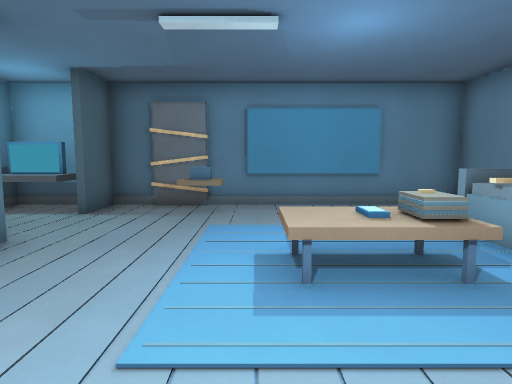
View 1 (above)

12 first-person views from a walk through a level from a Godot 3-D game. The camera is 1.3 m above the floor, tilts 6° down and sees 75° across. Doors that lead somewhere are drawn open, without their leaves. The floor is counted in squares, 1 m on a side. Each view is taken from the middle of a square. On the plan, view 1 faces up. The plan holds only what a view shows up to about 14 squares ahead; the rest is blank. The place goes on beyond the plan.

View 2
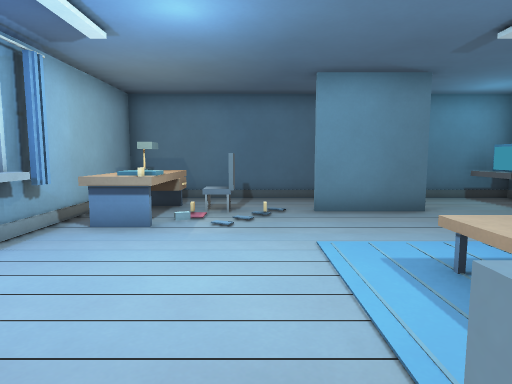

View 3
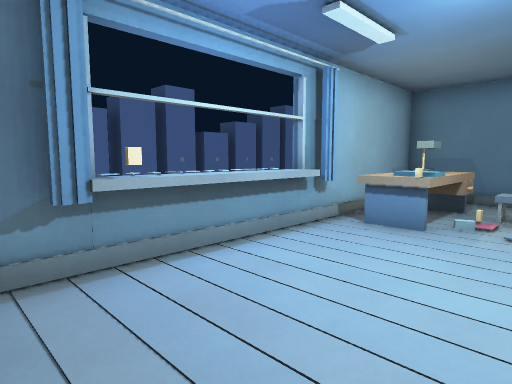

View 4
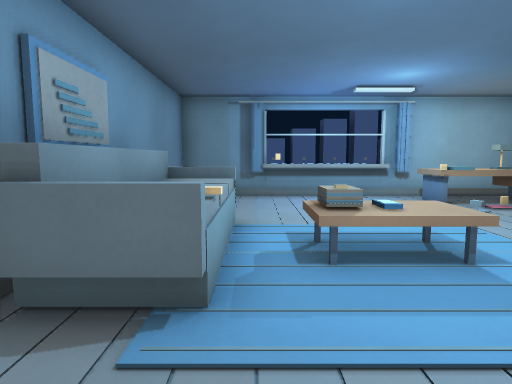

View 5
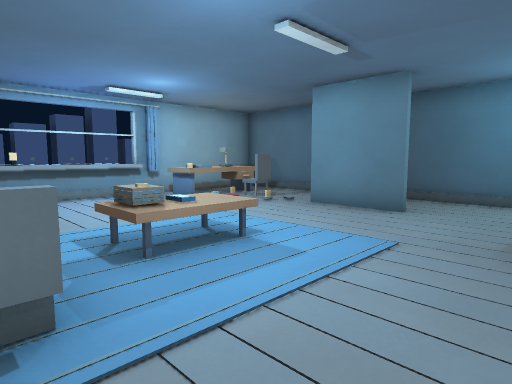

View 6
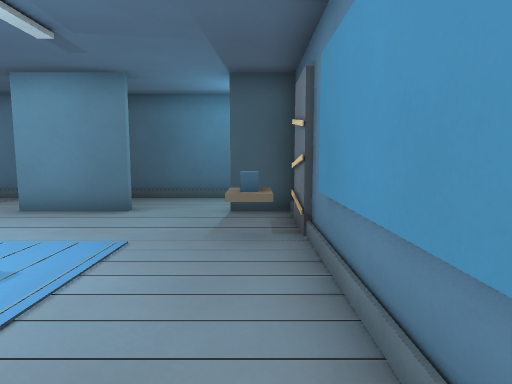

View 7
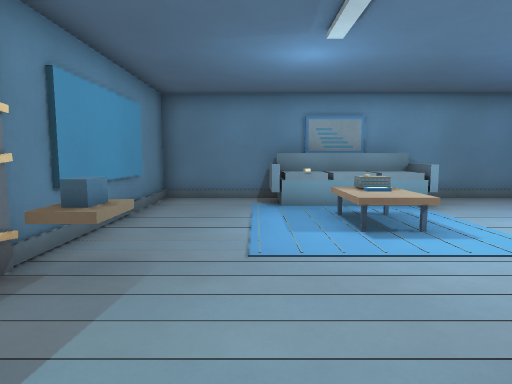

View 8
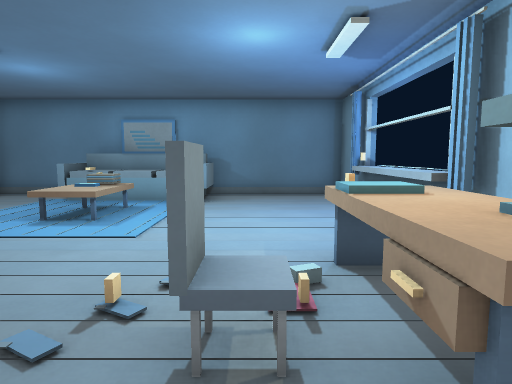

View 9
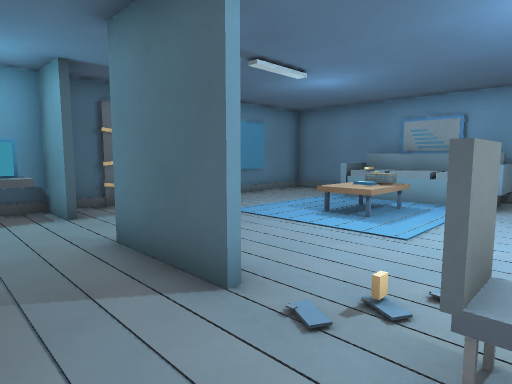

View 10
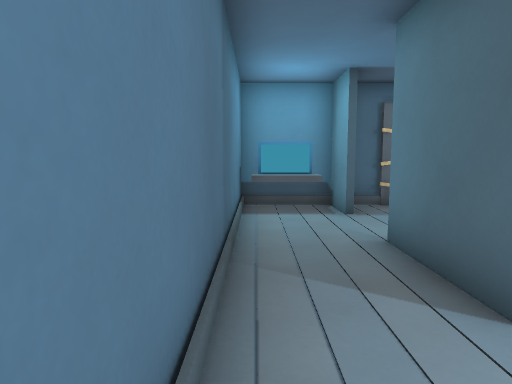

View 11
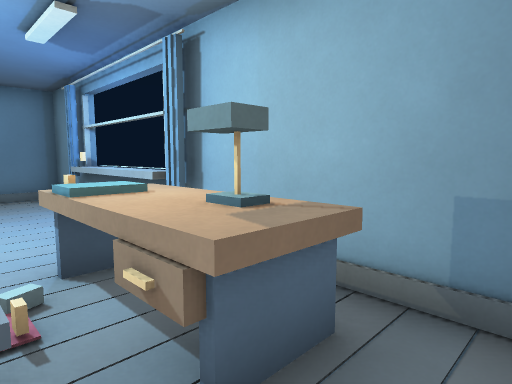

View 12
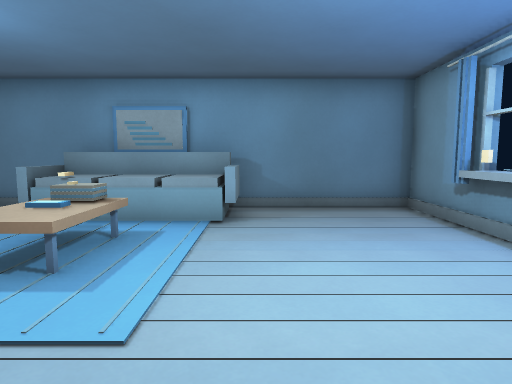

### Floor plan
Key: @ floor where view 1 was taken; # wall or solid block; . floor; D door; = window, fence, low wall or low ledge; ^ raised ledge; B block; O other object.
Columns run from 7 left of view 1 to 6 right of it. Each row starts with its distance up from view 1.
  9  ####D########
  8 #^##.#B......#
  7 #..D.........#
  6 #..D.........#
  5 #..D.......^^#
  4 #..#....OO.^^#
  3 #..#....OO.^^#
  2 #..........^^#
  1 #............#
  0 #..O...@.....#
 -1 #.OBO#.......#
 -2 #.O#OO.......#
 -3 #######==#####

Where each view was taken, in squares from view 1:
view 1: 0 up, 0 right, facing up
view 2: 1 up, 4 right, facing left
view 3: 1 up, 4 right, facing down-left
view 4: 8 up, 3 right, facing down
view 5: 8 up, 4 right, facing down-left
view 6: 8 up, 4 right, facing left
view 7: 6 up, 5 left, facing right
view 8: 0 up, 6 left, facing right
view 9: 0 up, 6 left, facing up-right
view 10: 0 up, 6 left, facing up
view 11: 0 up, 6 left, facing down-right
view 12: 1 up, 3 left, facing right
